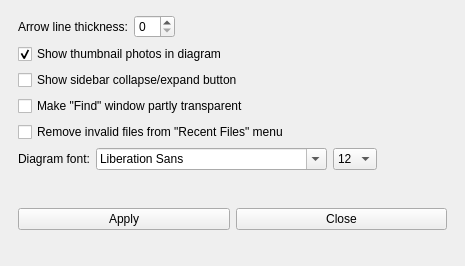
<?xml version="1.0" encoding="UTF-8"?>
<ui version="4.0">
 <class>PreferencesWindow</class>
 <widget class="QMainWindow" name="PreferencesWindow">
  <property name="geometry">
   <rect>
    <x>0</x>
    <y>0</y>
    <width>465</width>
    <height>266</height>
   </rect>
  </property>
  <property name="windowTitle">
   <string>Preferences</string>
  </property>
  <widget class="QWidget" name="centralwidget">
   <layout class="QVBoxLayout" name="verticalLayout">
    <property name="spacing">
     <number>6</number>
    </property>
    <item>
     <widget class="QFrame" name="frameMain">
      <property name="frameShape">
       <enum>QFrame::NoFrame</enum>
      </property>
      <property name="frameShadow">
       <enum>QFrame::Raised</enum>
      </property>
      <layout class="QVBoxLayout" name="verticalLayout_2">
       <property name="topMargin">
        <number>6</number>
       </property>
       <property name="bottomMargin">
        <number>6</number>
       </property>
       <item>
        <widget class="QFrame" name="frameArrowThickness">
         <property name="frameShape">
          <enum>QFrame::NoFrame</enum>
         </property>
         <property name="frameShadow">
          <enum>QFrame::Raised</enum>
         </property>
         <layout class="QHBoxLayout" name="horizontalLayout_2" stretch="0,0,0">
          <property name="sizeConstraint">
           <enum>QLayout::SetDefaultConstraint</enum>
          </property>
          <property name="leftMargin">
           <number>0</number>
          </property>
          <property name="topMargin">
           <number>0</number>
          </property>
          <property name="rightMargin">
           <number>0</number>
          </property>
          <property name="bottomMargin">
           <number>0</number>
          </property>
          <item>
           <widget class="QLabel" name="labelArrowLineThickness">
            <property name="text">
             <string>Arrow line thickness:</string>
            </property>
           </widget>
          </item>
          <item>
           <widget class="QSpinBox" name="spinBoxArrowLineThickness">
            <property name="maximumSize">
             <size>
              <width>80</width>
              <height>16777215</height>
             </size>
            </property>
            <property name="value">
             <number>0</number>
            </property>
           </widget>
          </item>
          <item>
           <spacer name="horizontalSpacer">
            <property name="orientation">
             <enum>Qt::Horizontal</enum>
            </property>
            <property name="sizeHint" stdset="0">
             <size>
              <width>40</width>
              <height>20</height>
             </size>
            </property>
           </spacer>
          </item>
         </layout>
        </widget>
       </item>
       <item>
        <widget class="QCheckBox" name="checkBoxShowTumbnail">
         <property name="text">
          <string>Show thumbnail photos in diagram</string>
         </property>
         <property name="checked">
          <bool>true</bool>
         </property>
        </widget>
       </item>
       <item>
        <widget class="QCheckBox" name="checkBoxShowCollapseButton">
         <property name="text">
          <string>Show sidebar collapse/expand button</string>
         </property>
        </widget>
       </item>
       <item>
        <widget class="QCheckBox" name="checkBoxFindWindowTransparent">
         <property name="text">
          <string>Make &quot;Find&quot; window partly transparent</string>
         </property>
        </widget>
       </item>
       <item>
        <widget class="QCheckBox" name="checkBoxRemoveInvalidFiles">
         <property name="text">
          <string>Remove invalid files from &quot;Recent Files&quot; menu</string>
         </property>
        </widget>
       </item>
       <item>
        <widget class="QFrame" name="frameDiagramFont">
         <property name="frameShape">
          <enum>QFrame::NoFrame</enum>
         </property>
         <property name="frameShadow">
          <enum>QFrame::Raised</enum>
         </property>
         <layout class="QHBoxLayout" name="horizontalLayout_3">
          <property name="leftMargin">
           <number>0</number>
          </property>
          <property name="topMargin">
           <number>0</number>
          </property>
          <property name="rightMargin">
           <number>0</number>
          </property>
          <property name="bottomMargin">
           <number>0</number>
          </property>
          <item>
           <widget class="QLabel" name="labelDiagramFont">
            <property name="text">
             <string>Diagram font:</string>
            </property>
           </widget>
          </item>
          <item>
           <widget class="QFontComboBox" name="fontComboBoxDiagramFont"/>
          </item>
          <item>
           <widget class="QComboBox" name="comboBoxDiagramFontSize">
            <property name="currentText">
             <string>12</string>
            </property>
            <item>
             <property name="text">
              <string>12</string>
             </property>
            </item>
            <item>
             <property name="text">
              <string>14</string>
             </property>
            </item>
            <item>
             <property name="text">
              <string>16</string>
             </property>
            </item>
           </widget>
          </item>
          <item>
           <spacer name="horizontalSpacerFont">
            <property name="orientation">
             <enum>Qt::Horizontal</enum>
            </property>
            <property name="sizeHint" stdset="0">
             <size>
              <width>40</width>
              <height>20</height>
             </size>
            </property>
           </spacer>
          </item>
         </layout>
        </widget>
       </item>
      </layout>
     </widget>
    </item>
    <item>
     <widget class="QFrame" name="frameButtons">
      <property name="frameShape">
       <enum>QFrame::NoFrame</enum>
      </property>
      <property name="frameShadow">
       <enum>QFrame::Raised</enum>
      </property>
      <layout class="QHBoxLayout" name="horizontalLayout">
       <property name="topMargin">
        <number>6</number>
       </property>
       <property name="bottomMargin">
        <number>6</number>
       </property>
       <item>
        <widget class="QPushButton" name="pushButtonApply">
         <property name="text">
          <string>Apply</string>
         </property>
        </widget>
       </item>
       <item>
        <widget class="QPushButton" name="pushButtonClose">
         <property name="text">
          <string>Close</string>
         </property>
        </widget>
       </item>
      </layout>
     </widget>
    </item>
   </layout>
  </widget>
 </widget>
 <resources/>
 <connections/>
</ui>
